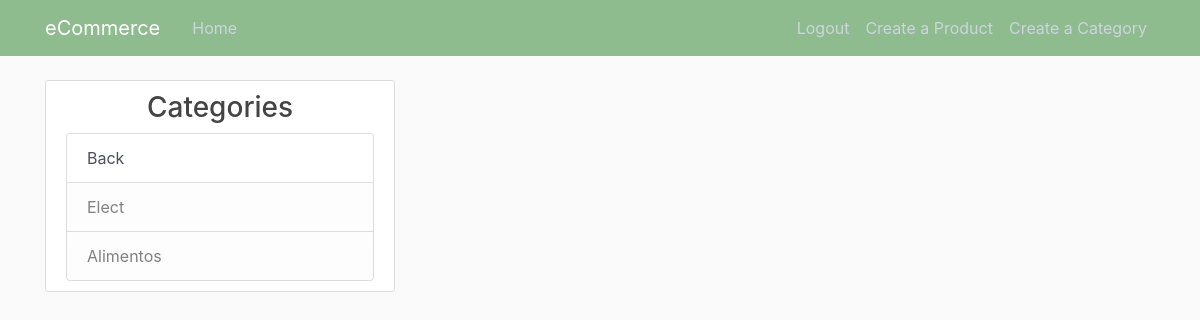
The page /home (signed in) on the database as committed earlier.
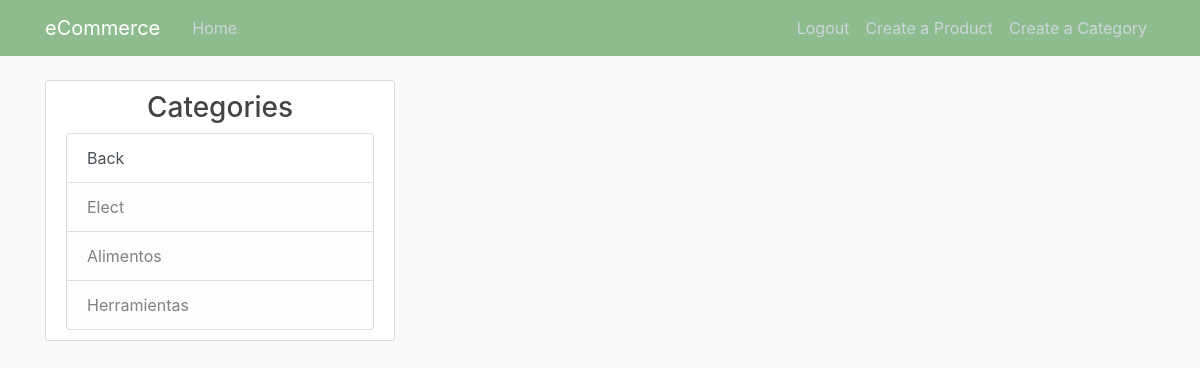
The same page on the database as committed later.
### app_ecommerce/models.py (models this page shows, shortened)
class Category(db.Model):
    id = db.Column(db.Integer, primary_key=True)
    name = db.Column(db.String(20),unique=True,nullable=False)
    image_file = db.Column(db.String(20),nullable=False,default='defaultCategory.jpg')
    parent_category = db.Column(db.Integer, db.ForeignKey('category.id'),nullable=False,default='root')
    products = db.relationship('Product', backref='cate', lazy=True)
    subCategories = db.relationship('Category',backref=db.backref('parent_cat',remote_side='Category.id'),lazy=True)

### app_ecommerce/main/routes.py (the view)
@main.route('/')
@main.route('/home')
def home():
    categories = Category.query.filter_by(parent_category ='root').all()
    return render_template('home.html',categories=categories)

### app_ecommerce/models.py (called while the page is built)
@login_manager.user_loader
def load_user(user_id):
    return User.query.get(int(user_id))

### app_ecommerce/Templates/home.html (shortened to what this page needs)
{% extends 'layout.html' %}
{% block content %}
    <div class="col-md-4">
      <div class="content-section">
        <h3 class="text-center">Categories</h3>
        <div class="list-group">
            <a class="list-group-item list-group-item-action list-group-item-link" href="javascript:history.back()"> Back</a>
            {% for cat in categories %}
                {% if cat.subCategories|length > 0 %}
                    <a href="{{url_for('categories.subcategories_for_category',category_id=cat.id)}}" class="list-group-item list-group-item-action list-group-item-light">{{cat.name}}</a>
                {% else %}
                    <a href="{{url_for('categories.products_for_category',category_id=cat.id)}}"
                   class="list-group-item list-group-item-action list-group-item-light">{{cat.name}}</a>
                {% endif %}
            {% endfor %}
          </div>
      </div>
    </div>
{% endblock %}

### app_ecommerce/Templates/layout.html (shortened to what this page needs)
<!doctype html>
<html lang="en">
    <link rel="stylesheet" href="https://stackpath.bootstrapcdn.com/bootstrap/4.4.1/css/bootstrap.min.css">
    <link rel="stylesheet" type="text/css" href="{{ url_for('static',filename='main.css')}}">
</head>
<body>
    <header class="site-header">
      <nav class="navbar navbar-expand-md navbar-dark bg-steel fixed-top">
        <div class="container">
          <a class="navbar-brand mr-4" href="/">eCommerce</a>
          <div class="collapse navbar-collapse" id="navbarToggle">
            <div class="navbar-nav mr-auto">
              <a class="nav-item nav-link" href="{{url_for('main.home')}}">Home</a>
            </div>
            <div class="navbar-nav">
                {% if current_user.is_authenticated %}
                    <a class="nav-item nav-link" href="{{url_for('users.logout')}}">Logout</a>
                    <a class="nav-item nav-link" href="{{url_for('products.new_product')}}">Create a Product</a>
                    <a class="nav-item nav-link" href="{{url_for('categories.new_category')}}">Create a Category</a>
                {% else %}
                    <a class="nav-item nav-link" href="{{url_for('users.login')}}">Login</a>
                    <a class="nav-item nav-link" href="{{url_for('users.register')}}">Register as admin</a>
                {% endif %}
            </div>
          </div>
        </div>
      </nav>
    </header>
    <main role="main" class="container">
        <div class="row">
            {% block content %}{% endblock %}
        </div>
    </main>
</body>
</html>

### app_ecommerce/static/main.css (style rules this page uses)
body { background: #fafafa; color: #333333; margin-top: 5rem; }
h1, h2, h3, h4, h5, h6 { color: #444444; }
.bg-steel { background-color: darkseagreen; }
.site-header .navbar-nav .nav-link { color: #cbd5db; }
.content-section { background: #ffffff; padding: 10px 20px; border: 1px solid #dddddd; border-radius: 3px; margin-bottom: 20px; }

Rows that differ between the two databases and show on the page:
added Category: name "Herramientas"
